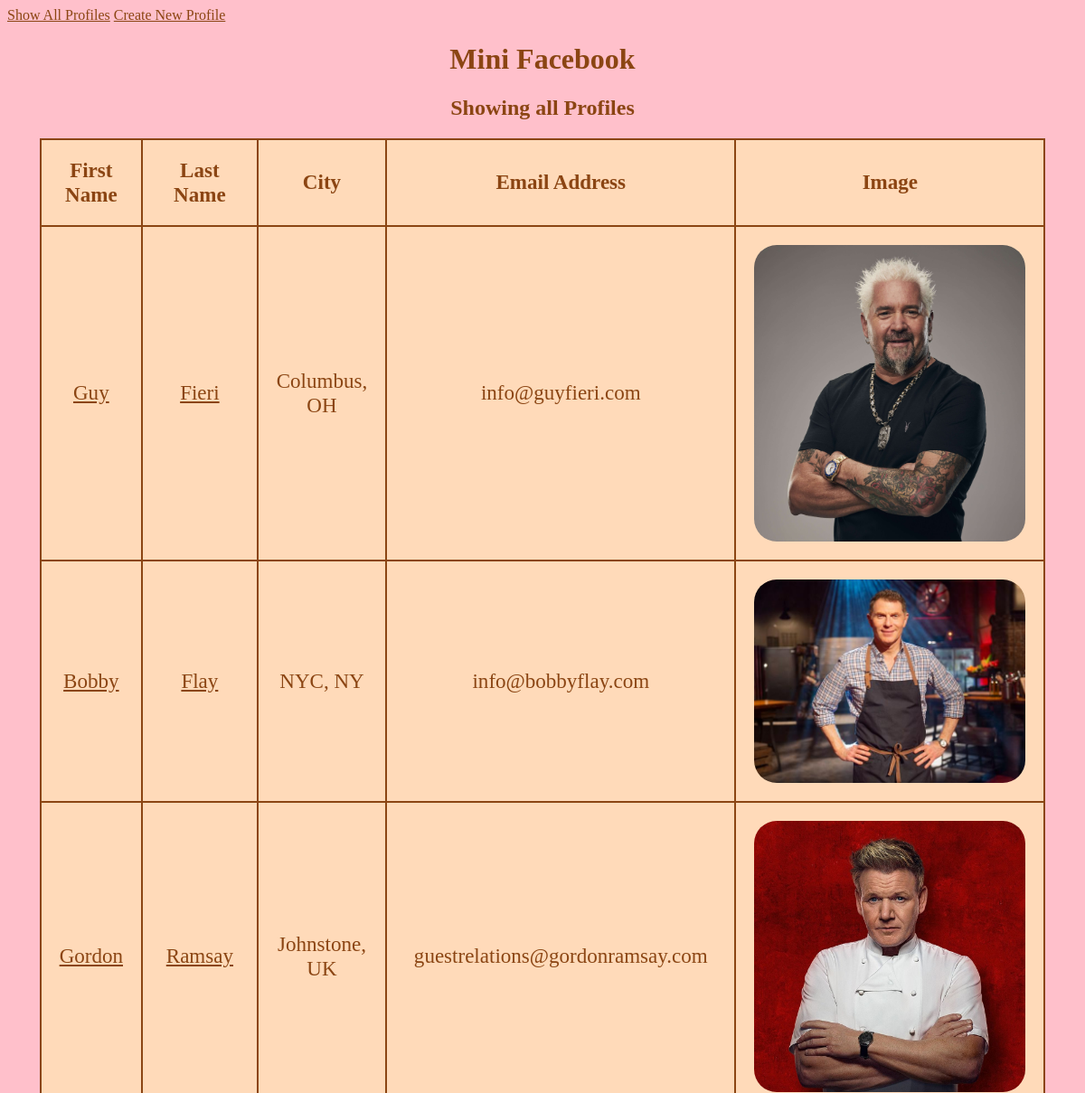
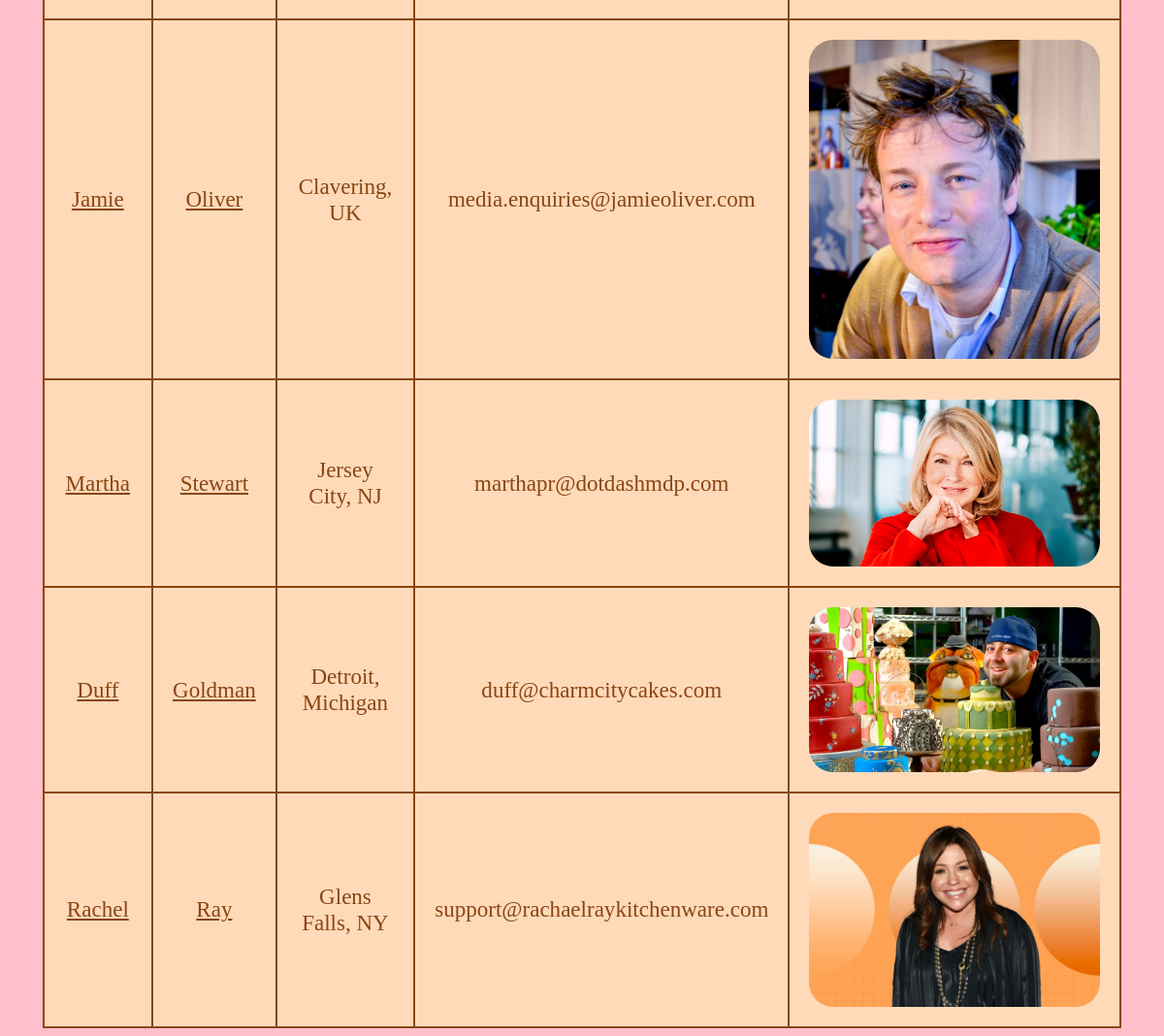
The page /mini_fb/ on the database its author committed (2 pictures, top to bottom).
### mini_fb/models.py (models this page shows, shortened)
class Profile(models.Model):
    first_name = models.TextField(blank=True)
    last_name = models.TextField(blank=True)
    city = models.TextField(blank=True)
    email_address = models.TextField(blank=True)
    image_file = models.ImageField(blank=True) #an actual image

### mini_fb/views.py (the view)
# urls.py: path(r'', ShowAllProfilesView.as_view(), name="show_all_profiles"),
class ShowAllProfilesView(ListView):
    model = Profile
    template_name = "mini_fb/show_all_profiles.html"
    context_object_name = "profiles"

### mini_fb/templates/mini_fb/show_all_profiles.html
{% extends 'mini_fb/base.html' %}
{% block content %}
<h2>Showing all Profiles</h2>
<table style="height:min-height">
    <tr>
        <th>First Name</th>
        <th>Last Name</th>
        <th>City</th>
        <th>Email Address</th>
        <th>Image</th>
    </tr>
    {% for profile in profiles %}
        <tr>
            <td>
                <a href="{% url 'show_profile' profile.pk %}">
                    {{profile.first_name}}
                </a>
            </td>
            <td>
                <a href="{% url 'show_profile' profile.pk %}">
                    {{profile.last_name}}
                </a>
            </td>
            <td>{{profile.city}}</td>
            <td>{{profile.email_address}}</td>
            <td>
                <a href="{% url 'show_profile' profile.pk %}">
                    {% if profile.image_file %}
                    <img src="{{profile.image_file.url}}" alt="pictures from fb profiles" style="max-width: 300px; height: auto;">
                    {% else %}
                    <h3>No image</h3>
                    {% endif %}
                </a>
            </td>
        </tr>
    {% endfor %}
</table>
{% endblock %}

### static/styles.css (style rules this page uses)
body { background-color: #FFC0CB; }
h1, h2, h3 { text-align: center; color: #8B4513; font-family: Georgia, 'Times New Roman', Times, serif; }
td, tr, th { border: 2pt solid; width: auto; margin: 10pt; padding: 15pt; text-align: center; color: #8B4513; font-size:larger; }
table { width: 80%; margin-left: auto; margin-right: auto; border: 2pt solid; border-collapse:collapse; background-color: #FFDAB9; border-color: #8B4513; }
img { border-radius: 25px; }
a:link { color:#8B4513; }

### rows shown on the page
Profile: first_name "Guy", last_name "Fieri", city "Columbus, OH", email_address "info@guyfieri.com", image_file (picture)
Profile: first_name "Bobby", last_name "Flay", city "NYC, NY", email_address "info@bobbyflay.com", image_file (picture)
Profile: first_name "Gordon", last_name "Ramsay", city "Johnstone, UK", email_address "guestrelations@gordonramsay.com", image_file (picture)
Profile: first_name "Jamie", last_name "Oliver", city "Clavering, UK", email_address "media.enquiries@jamieoliver.com", image_file (picture)
Profile: first_name "Martha", last_name "Stewart", city "Jersey City, NJ", email_address "marthapr@dotdashmdp.com", image_file (picture)
Profile: first_name "Duff", last_name "Goldman", city "Detroit, Michigan", email_address "duff@charmcitycakes.com", image_file (picture)
Profile: first_name "Rachel", last_name "Ray", city "Glens Falls, NY", email_address "support@rachaelraykitchenware.com", image_file (picture)
